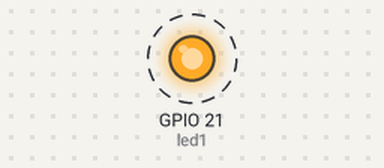
This program was run on a simulated ESP32 board running MicroPython. Parts: output pins drawn as LEDs (lit = HIGH). Dashed ring = blinking.

Above: at 0.2 s.
Timing chart, 0 to 3.0 s (numbered marks = the images above):
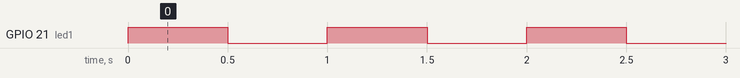

The program:

led.blink.py
```python
#Tested on HiLetGo ESP32 WROOM Module


import machine #for Pin() function
import time #for sleep() function

rest_time=0.5 #time of blinking

led1 = machine.Pin(21, machine.Pin.OUT) #It was used GPIO 21 to run this test.

led1.off() #When the microcontroller is turned on or restarted, this guarantees that the LED will be in the initial operating stage.

while True:
  led1.on()
  time.sleep(rest_time)
  led1.off()
  time.sleep(rest_time)
```

Measured:
- by itself, GPIO 21 (led1): alternates HIGH for 0.50 s and LOW for 0.50 s
